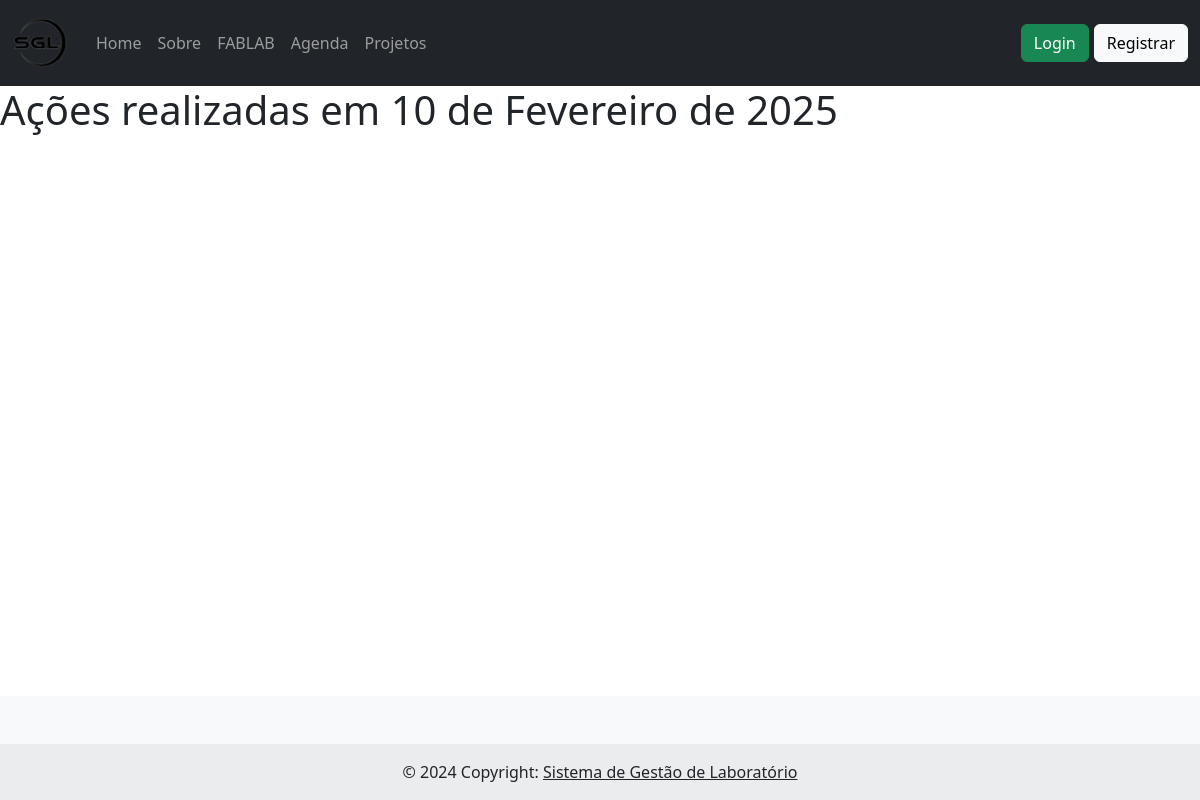
The app's page /logs/10/2/2025, older data.
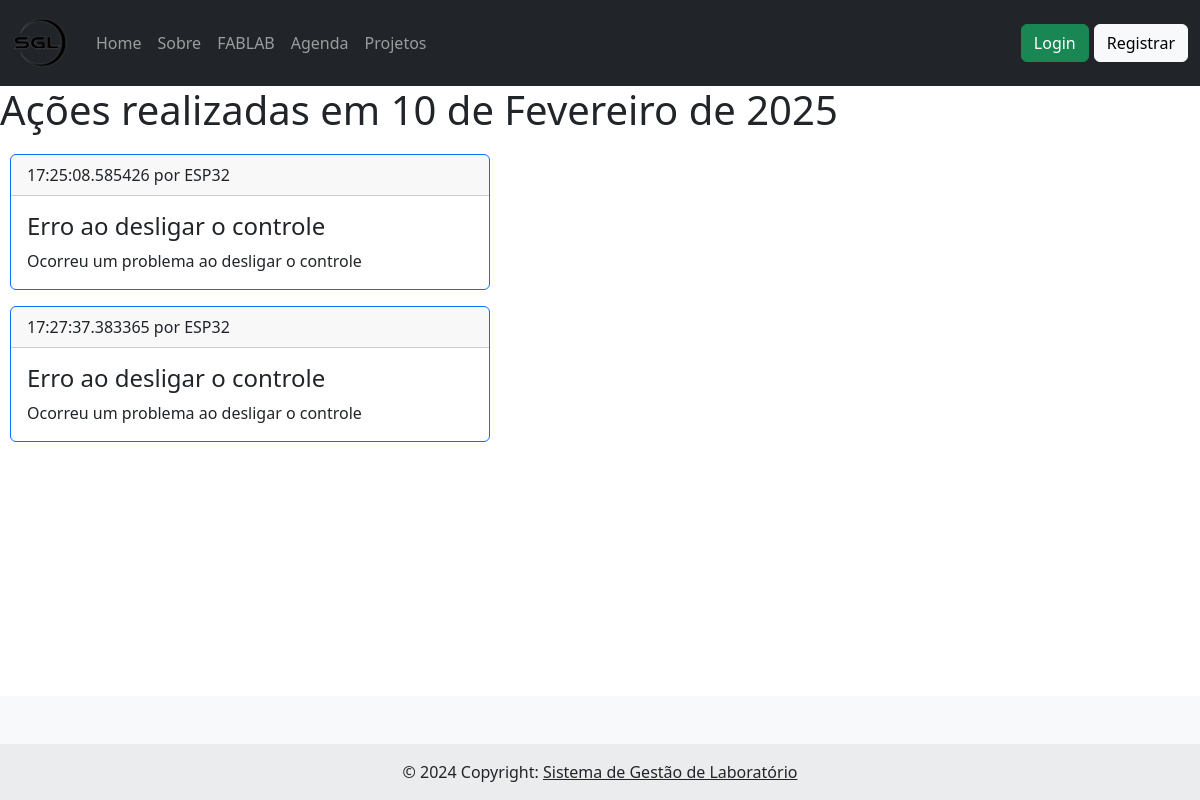
The same page, newer data.
### logs/models.py (models this page shows)
class Action(models.Model):
    date = models.DateField(auto_now_add = True)
    time = models.TimeField(auto_now_add = True)
    author = models.CharField(max_length=100)
    type = models.TextField()
    param1 = models.TextField()
    param2 = models.TextField()

### logs/views.py (the view)
# urls.py: path('<int:day>/<int:month>/<int:year>', views.logs_datepage, name='datepage'),
def logs_datepage(request, day, month, year):
    actions = [FormattedAction(action) for action in Action.objects.all().order_by('time') if action.date == datetime.date(year, month, day) ]
    date = datetime.date(year, month, day)
    return render(request, 'logs/logs_datepage.html', {'actions': actions, 'date': date})

### logs/templates/logs/logs_datepage.html (shortened to what this page needs)
{% extends 'layout.html' %}
{% block content%}
    <h1 style="margin-bottom: 20px;">Ações realizadas em {{date}}</h1>
    {% for action in actions %}
        <div class="card border-primary mb-3" style="max-width: 30rem; margin-left: 10px">
            <div class="card-header">
                {{action.time}} por {{action.author}}
            </div>
            <div class="card-body">
                <h4 class="card-title">{{action.type}}</h4>
                <p class="card-text">{{action.description}}</p>
            </div>
        </div>
    {% endfor %}
{% endblock%}

### templates/layout.html (shortened to what this page needs)
{% load static %}
<!DOCTYPE html>
<html lang="pt-br">
  <head>
    <link rel="stylesheet" href="{% static 'style.css' %}">
    <link href="https://cdn.jsdelivr.net/npm/bootstrap@5.3.3/dist/css/bootstrap.min.css" rel="stylesheet">
  </head>
  <body>
    <nav class="navbar navbar-expand-lg bg-dark" data-bs-theme="dark">
      <div class="container-fluid">
        <a class="navbar-brand" href="#">
          <img src="{% static 'images/logo.png' %}" alt="Logo" style="height: 60px;">
        </a>
        <div class="collapse navbar-collapse" id="navbarColor02">
          <ul class="navbar-nav me-auto">
            <li class="nav-item">
              <a class="nav-link" href="/">Home
              </a>
            </li>
            <li class="nav-item">
              <a class="nav-link" href="/about">Sobre</a>
            </li>
            <li class="nav-item project" style="position: relative;">
              <a class="nav-link" >FABLAB </a>
            </li>
            <li class="nav-item">
              <a class="nav-link" href="/logs">Agenda</a>
            </li>
            <li class="nav-item project" style="position: relative;">
              {% if not user.is_staff %}
              <a class="nav-link" >Projetos </a>
              {% endif %}
            </li>
          </ul>
          {% if user.is_authenticated %}
            <p style="margin-bottom: 0px; margin-right: 10px" class="text-light">
              {% if user.is_staff %}
                👑
              {% endif %}
              {{user.first_name}} {{user.last_name}}
            </p>
            <form action="{% url 'users:logout' %}" method="post">
              {% csrf_token %}
              <button class="btn btn-outline-danger btn-sm">Deslogar</button>
            </form>
          {% else %}
            <a href="/users/login">
              <button style="margin-right: 5px" class="btn btn-success">Login</button>
            </a>
            <a href="/users/register">
              <button class="btn btn-light">Registrar</button>
            </a>
          {% endif %}
        </div>
      </div>
    </nav>
    <div aria-live="polite" aria-atomic="true" class="position-fixed bottom-0 end-0 p-3" style="z-index: 1100">
    </div>
    <main>
      {% block content %}{% endblock %}
    </main>
    <footer class="bg-body-tertiary text-center mt-auto">
      <div class="container p-4"></div>
      <div class="text-center p-3" style="background-color: rgba(0, 0, 0, 0.05);">
        © 2024 Copyright:
        <a class="text-body" href="#">Sistema de Gestão de Laboratório</a>
      </div>
    </footer>
  </body>
</html>

### static/style.css (style rules this page uses)
.nav-link, .drop-down.li { list-style: none; cursor: pointer; }
html, body { height: 100%; margin: 0; }
body { display: flex; flex-direction: column; }
main { flex: 1; }

### templates/layout.html (style rules this page uses)
html, body { height: 100%; margin: 0; }
body { display: flex; flex-direction: column; }
main { flex: 1; }

Row changes from the older to the newer data that the page shows:
added Action: author "ESP32"
added Action: author "ESP32"
Text that changed along with them:
new list line: "17:25:08.585426 por Erro ao desligar o controle Ocorreu um problema ao desligar o controle"
new list line: "17:27:37.383365 por Erro ao desligar o controle Ocorreu um problema ao desligar o controle"
